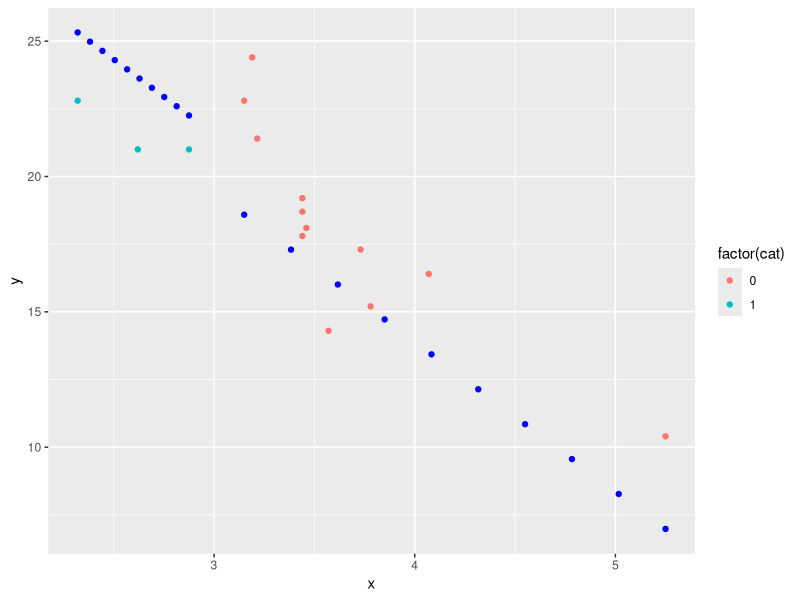
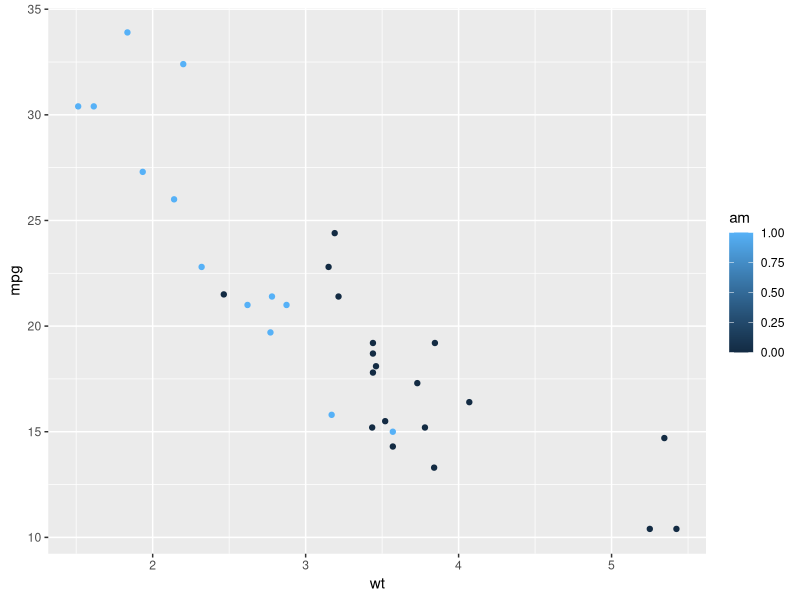

Write R code to recreate these figures, in order.
## ---- chunk 1
knitr::opts_chunk$set(echo = TRUE, error = T)
## ---- chunk 2
library(tidyverse)
# This function exists to silence an undeclared import warning
gam_method <- function() mgcv::gam
data_frame0 <- function(...) data_frame(..., .name_repair = "minimal")
predictdf <- function(model, xseq, catseq, se, level) UseMethod("predictdf")
## ---- chunk 3
#' @export
predictdf.default <- function(model, xseq, catseq, se, level) {
  pred <- stats::predict(
    model,
    newdata = data_frame0(x = xseq, cat = catseq),
    se.fit = se,
    level = level,
    interval = if (se) "confidence" else "none"
  )

  if (se) {
    fit <- as.data.frame(pred$fit)
    names(fit) <- c("y", "ymin", "ymax")
    base::data.frame(x = xseq, cat = catseq, fit, se = pred$se.fit)
  } else {
    base::data.frame(x = xseq, cat = catseq, y = as.vector(pred))
  }
}

#' @export
predictdf.glm <- function(model, xseq, catseq, se, level) {
  pred <- stats::predict(
    model,
    newdata = data_frame0(x = xseq, cat = catseq),
    se.fit = se,
    type = "link"
  )

  if (se) {
    std <- stats::qnorm(level / 2 + 0.5)
    base::data.frame(
      x = xseq,
      cat = catseq,
      y = model$family$linkinv(as.vector(pred$fit)),
      ymin = model$family$linkinv(as.vector(pred$fit - std * pred$se.fit)),
      ymax = model$family$linkinv(as.vector(pred$fit + std * pred$se.fit)),
      se = as.vector(pred$se.fit)
    )
  } else {
    base::data.frame(x = xseq, cat = catseq, y = model$family$linkinv(as.vector(pred)))
  }
}

#' @export
predictdf.loess <- function(model, xseq, catseq, se, level) {
  pred <- stats::predict(
    model,
    newdata = data_frame0(x = xseq, cat = catseq),
    se = se
  )

  if (se) {
    y <- pred$fit
    ci <- pred$se.fit * stats::qt(level / 2 + .5, pred$df)
    ymin <- y - ci
    ymax <- y + ci
    base::data.frame(x = xseq, cat = catseq, y, ymin, ymax, se = pred$se.fit)
  } else {
    base::data.frame(x = xseq, cat = catseq, y = as.vector(pred))
  }
}

#' @export
predictdf.locfit <- function(model, xseq, se, level) {
  pred <- stats::predict(
    model,
    newdata = data_frame0(x = xseq),
    se.fit = se
  )

  if (se) {
    y <- pred$fit
    ci <- pred$se.fit * stats::qt(level / 2 + .5, model$dp["df2"])
    ymin <- y - ci
    ymax <- y + ci
    base::data.frame(x = xseq, cat = catseq, y, ymin, ymax, se = pred$se.fit)
  } else {
    base::data.frame(x = xseq, cat = catseq, y = as.vector(pred))
  }
}
## ---- chunk 4
# would be intersted in changeing the x sequence to observed values of x, for drawing fitted and residuals

compute_cat_model_smooth <- function(data, scales, method = NULL, formula = NULL,
                           se = TRUE, n = 80, span = 0.75, fullrange = FALSE,
                           xseq = NULL, catseq = NULL,
                           level = 0.95, method.args = list(),
                           na.rm = FALSE, flipped_aes = NA) {
    data <- flip_data(data, flipped_aes)
    if (vctrs::vec_unique_count(data$x) < 2) {
      # Not enough data to perform fit
      return(data_frame0())
    }

    if (is.null(data$weight)) data$weight <- 1

    the_cats <- unique(data$cat)
    num_cats <- length(the_cats)
    
    if(is.null(catseq)){catseq <- sort(rep(the_cats, n))}
    if(is.null(xseq)){
      
      xsequences <- list() 
      xseq <- c()
      
      for(i in 1:num_cats){
        
        subset <- data %>% filter(cat == the_cats[i])
        
        xsequences[[i]] <- seq(min(subset$x),max(subset$x), length.out = n)
        
        xseq <- c(xseq, xsequences[[i]])

      }
      
      
    }
    
    
    # # which values of x should we predict for ? 
    # if (is.null(xseq)) {
    #   if (is.integer(data$x)) {
    #     if (fullrange) {
    #       xseq <- scales$x$dimension()
    #     } else {
    #       xseq <- sort(unique0(data$x))
    #     }
    #   } else {
    #     if (fullrange) {
    #       range <- scales$x$dimension()
    #     } else {
    #       range <- range(data$x, na.rm = TRUE)
    #     }
    #     xseq <- seq(range[1], range[2], length.out = n)
    #   }
    # }

    # Special case span because it's the most commonly used model argument
    if (identical(method, "loess")) {
      method.args$span <- span
    }

    if (is.character(method)) {
      if (identical(method, "gam")) {
        method <- gam_method()
      } else {
        method <- match.fun(method)
      }
    }
    # If gam and gam's method is not specified by the user then use REML
    if (identical(method, gam_method()) && is.null(method.args$method)) {
      method.args$method <- "REML"
    }

    model <- rlang::inject(method(
      formula,
      data = data,
      weights = weight,
      !!!method.args
    ))

    prediction <- predictdf(model, xseq, catseq, se, level)
    prediction$flipped_aes <- flipped_aes
    flip_data(prediction, flipped_aes)
}



## ---- chunk 5
library(dplyr)
mtcars %>%
  rename(x = wt, y = mpg) %>% 
  mutate(cat = am) %>%
  slice(1:5) %>% 
  compute_cat_model_smooth(method = lm, formula = y ~ x + cat, n = 7)

mtcars %>%
  rename(x = wt, y = mpg) %>% 
  mutate(cat = am) %>%
  slice(1:15) %>% 
  ggplot() + 
  aes(x, y) + 
  geom_point(aes(color = factor(cat))) + 
  geom_point(data = . %>% 
            compute_cat_model_smooth(method = lm, 
                                    formula = y ~ x + cat, 
                                    n = 10), color = "blue")

## ---- chunk 6



#' @rdname ggplot2-ggproto
#' @format NULL
#' @usage NULL
#' @export
StatSmoothcat <- ggplot2::ggproto("StatSmoothcat", ggplot2::Stat,
  setup_params = StatSmooth$setup_params,
  extra_params = c("na.rm", "orientation"),
  compute_group = StatSmooth$compute_group,  #compute_cat_model_smooth,
  dropped_aes = c("weight"),
  required_aes = c("x", "y")
)



stat_fit <- function(mapping = NULL, data = NULL,
            geom = "point", position = "identity",
            ...,
            method = NULL,
            formula = NULL,
            se = TRUE,
            n = 80,
            span = 0.75,
            fullrange = FALSE,
            level = 0.95,
            method.args = list(),
            na.rm = FALSE,
            orientation = NA,
            show.legend = NA,
            inherit.aes = TRUE) {
  layer(
    data = data,
    mapping = mapping,
    stat = StatSmoothcat,
    geom = geom,
    position = position,
    show.legend = show.legend,
    inherit.aes = inherit.aes,
    params = rlang::list2(
      method = method,
      formula = formula,
      se = se,
      n = n,
      fullrange = fullrange,
      level = level,
      na.rm = na.rm,
      orientation = orientation,
      method.args = method.args,
      span = span,
      ...
    )
  )
}




## ---- chunk 7
mtcars %>% 
  ggplot() +
  aes(x = wt, y = mpg) + 
  geom_point(aes(color = am)) +
  stat_fit(
                  n = 5,
                  color = "red")
